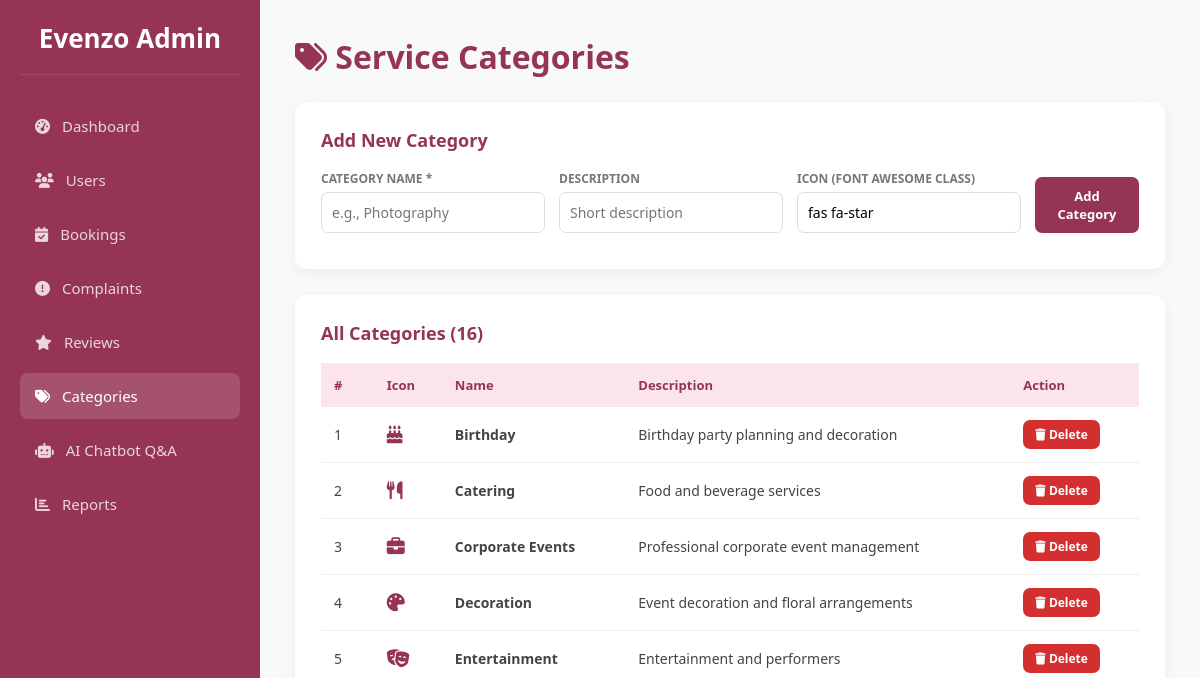
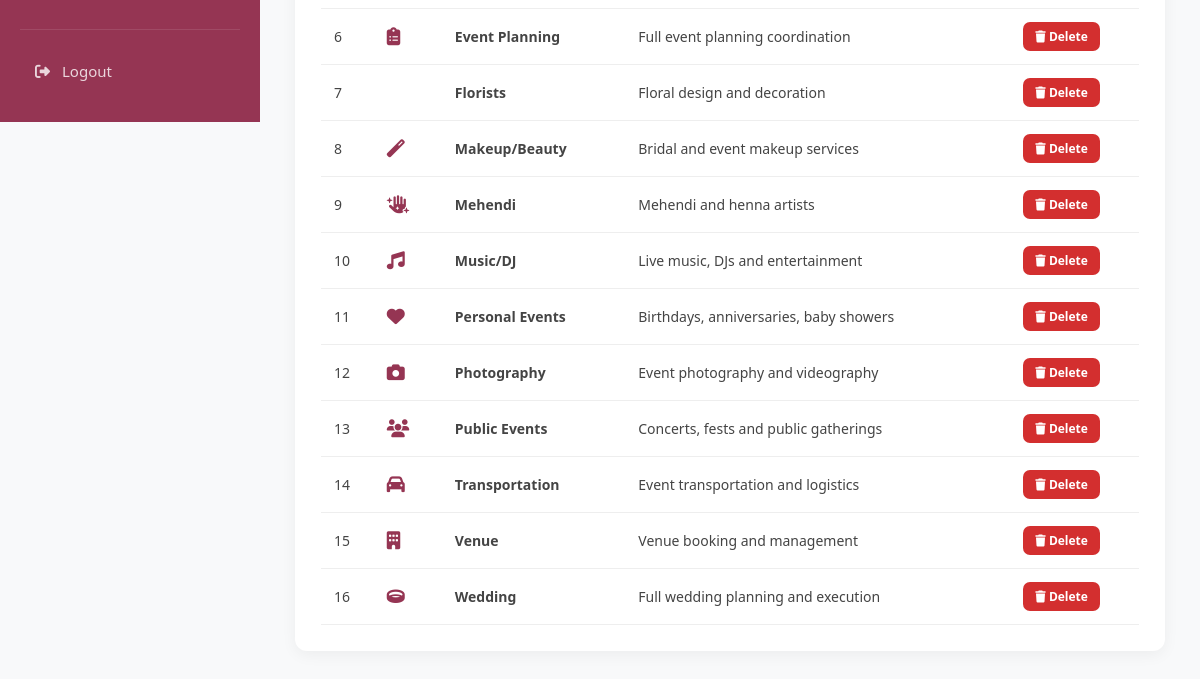
Page /admin/categories (signed in) on the earlier database version (2 pictures, top to bottom).
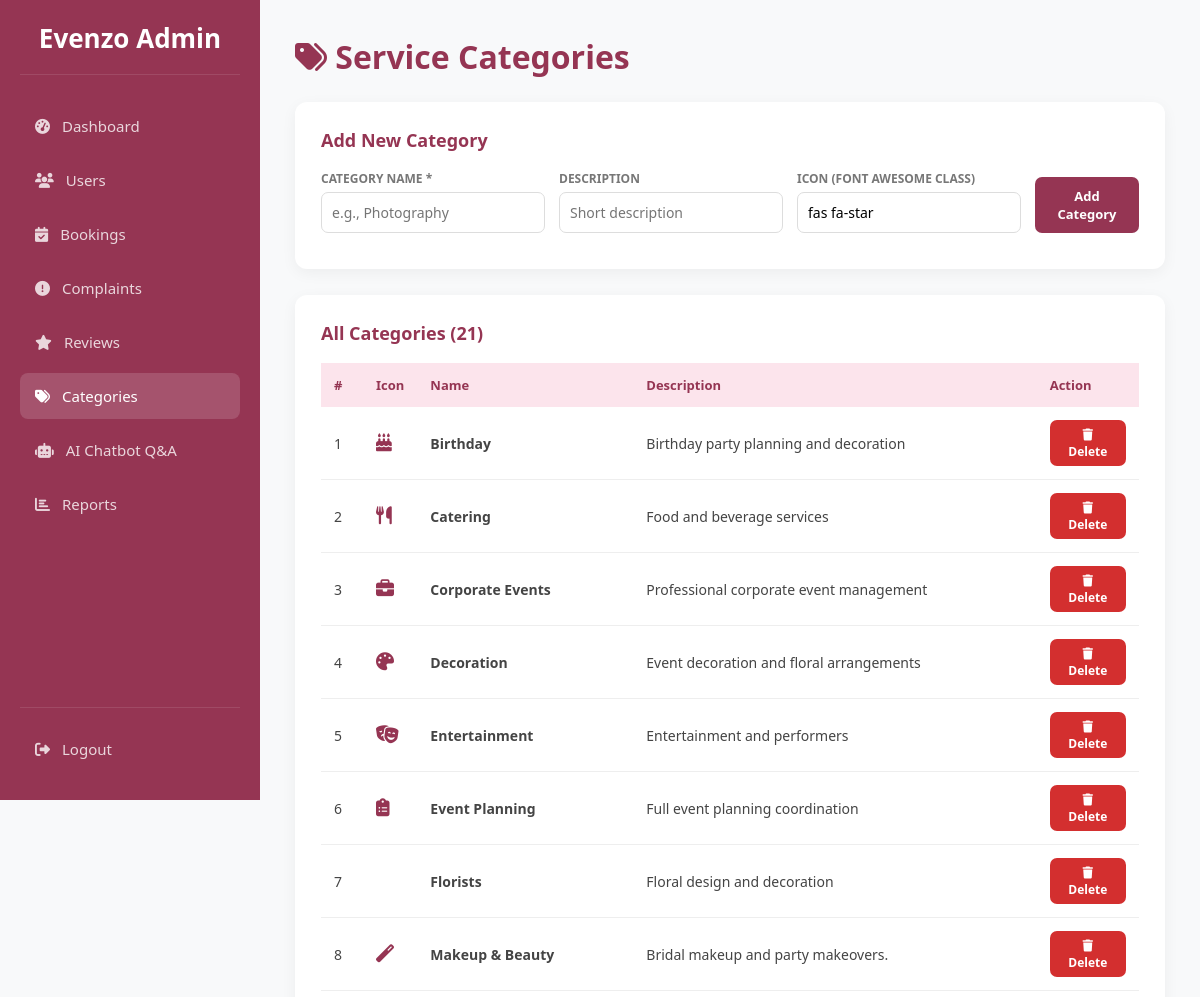
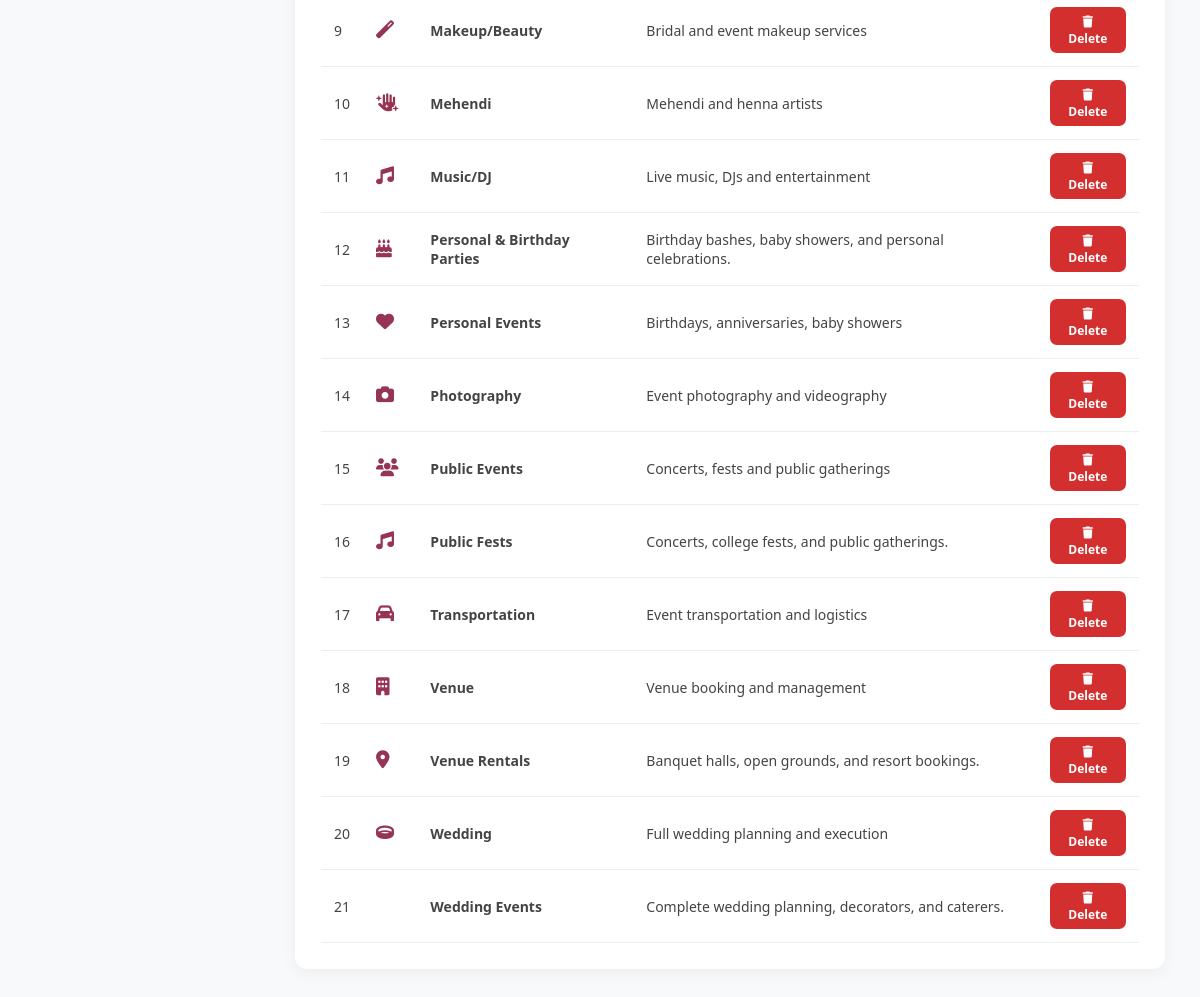
Same page on the later database version (2 pictures, top to bottom).
### tables this page shows
CREATE TABLE categories (
            id INTEGER PRIMARY KEY AUTOINCREMENT,
            name TEXT UNIQUE NOT NULL,
            description TEXT,
            icon TEXT DEFAULT 'fas fa-star',
            is_active INTEGER DEFAULT 1,
            created_at TIMESTAMP DEFAULT CURRENT_TIMESTAMP
        );

### app.py (the view)
@app.route('/admin/categories')
def admin_categories():
    if 'user_id' not in session or session['role'] != 'admin':
        return redirect(url_for('index'))
    conn = get_db_connection()
    categories = conn.execute("SELECT * FROM categories ORDER BY name").fetchall()
    conn.close()
    return render_template('admin_categories.html', categories=categories)

### app.py (called while the page is built)
def get_db_connection():
    conn = sqlite3.connect('database.db', timeout=10)
    conn.row_factory = sqlite3.Row
    conn.execute("PRAGMA foreign_keys = ON")
    return conn

### frontend/templates/admin_categories.html (shortened to what this page needs)
<!DOCTYPE html>
<html lang="en">
<head>
<link rel="stylesheet" href="https://cdnjs.cloudflare.com/ajax/libs/font-awesome/6.4.0/css/all.min.css">
</head>
<body>
<div class="sidebar">
  <div class="logo">Evenzo Admin</div>
  <nav>
    <a class="nav-item" href="{{ url_for('admin_dashboard') }}"><i class="fas fa-tachometer-alt"></i> Dashboard</a>
    <a class="nav-item" href="{{ url_for('admin_users') }}"><i class="fas fa-users"></i> Users</a>
    <a class="nav-item" href="{{ url_for('admin_bookings') }}"><i class="fas fa-calendar-check"></i> Bookings</a>
    <a class="nav-item" href="{{ url_for('admin_complaints') }}"><i class="fas fa-exclamation-circle"></i> Complaints</a>
    <a class="nav-item" href="{{ url_for('admin_reviews') }}"><i class="fas fa-star"></i> Reviews</a>
    <a class="nav-item active" href="{{ url_for('admin_categories') }}"><i class="fas fa-tags"></i> Categories</a>
    <a class="nav-item" href="{{ url_for('admin_chatbot') }}"><i class="fas fa-robot"></i> AI Chatbot Q&A</a>
    <a class="nav-item" href="{{ url_for('admin_reports') }}"><i class="fas fa-chart-bar"></i> Reports</a>
  </nav>
  <div class="logout-box"><a class="nav-item" href="{{ url_for('logout') }}"><i class="fas fa-sign-out-alt"></i> Logout</a></div>
</div>
<div class="main">
  <h1 style="color:var(--primary);margin-bottom:24px"><i class="fas fa-tags"></i> Service Categories</h1>
  <div class="card">
    <h2>Add New Category</h2>
    <form method="POST" action="{{ url_for('add_category') }}">
      <div class="add-form">
        <div class="fg"><label>Category Name *</label><input name="name" required placeholder="e.g., Photography"></div>
        <div class="fg"><label>Description</label><input name="description" placeholder="Short description"></div>
        <div class="fg"><label>Icon (Font Awesome class)</label><input name="icon" placeholder="fas fa-camera" value="fas fa-star"></div>
        <button type="submit" class="btn">Add Category</button>
      </div>
    </form>
  </div>
  <div class="card">
    <h2>All Categories ({{ categories|length }})</h2>
    {% if categories %}
    <table><thead><tr><th>#</th><th>Icon</th><th>Name</th><th>Description</th><th>Action</th></tr></thead><tbody>
    {% for c in categories %}
    <tr>
      <td>{{ loop.index }}</td>
      <td><i class="{{ c.icon }}" style="color:var(--primary);font-size:18px"></i></td>
      <td><strong>{{ c.name }}</strong></td>
      <td>{{ c.description or '—' }}</td>
      <td>
        <form method="POST" action="{{ url_for('delete_category', cat_id=c.id) }}" style="display:inline" onsubmit="return confirm('Delete this category?')">
          <button class="btn btn-sm btn-delete"><i class="fas fa-trash"></i> Delete</button>
        </form>
      </td>
    </tr>
    {% endfor %}
    </tbody></table>
    {% else %}<p style="color:#aaa;text-align:center;padding:30px">No categories found.</p>{% endif %}
  </div>
</div>
</body>
</html>

Differences in the rows shown:
added categories: name "Makeup & Beauty", description "Bridal makeup and party makeovers."
added categories: name "Personal & Birthday Parties", description "Birthday bashes, baby showers, and personal celebrations."
added categories: name "Public Fests", description "Concerts, college fests, and public gatherings."
added categories: name "Venue Rentals", description "Banquet halls, open grounds, and resort bookings."
added categories: name "Wedding Events", description "Complete wedding planning, decorators, and caterers."
Other differences:
{{ categories|length }}: "16" → "21"
